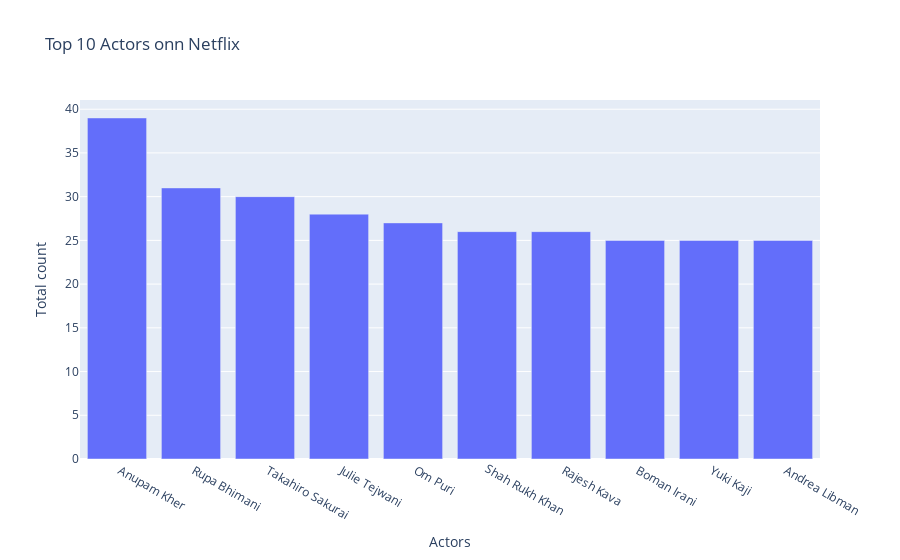

The code cell stored with this chart in its notebook:
### Code cell
Barchart2=ps.bar(top10_actors,x='Actors',y='Total count',title='Top 10 Actors onn Netflix')
Barchart2.show()

### Figure 1 — Plotly figure (JSON) as saved in the notebook; plotly's stock layout.template omitted (floating-point values rounded to 4 significant figures)
{"data": [{"alignmentgroup": "True", "hovertemplate": "Actors=%{x}<br>Total count=%{y}<extra></extra>", "legendgroup": "", "marker": {"color": "#636efa", "pattern": {"shape": ""}}, "name": "", "offsetgroup": "", "orientation": "v", "showlegend": false, "textposition": "auto", "type": "bar", "x": [" Anupam Kher", " Rupa Bhimani", " Takahiro Sakurai", " Julie Tejwani", " Om Puri", "Shah Rukh Khan", " Rajesh Kava", " Boman Irani", " Yuki Kaji", " Andrea Libman"], "xaxis": "x", "y": [39, 31, 30, 28, 27, 26, 26, 25, 25, 25], "yaxis": "y"}], "layout": {"barmode": "relative", "legend": {"tracegroupgap": 0}, "title": {"text": "Top 10 Actors onn Netflix"}, "xaxis": {"anchor": "y", "domain": [0, 1], "title": {"text": "Actors"}}, "yaxis": {"anchor": "x", "domain": [0, 1], "title": {"text": "Total count"}}}}
